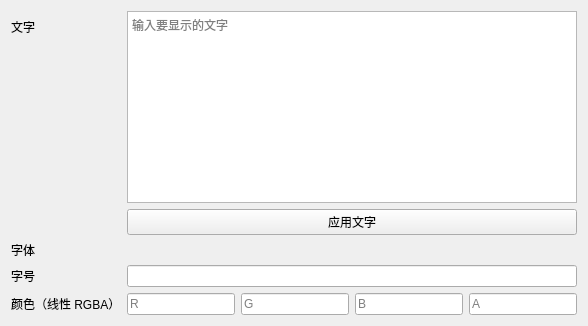
<?xml version="1.0" encoding="UTF-8"?>
<ui version="4.0">
 <class>TextComponentEditorForm</class>
 <widget class="QWidget" name="TextComponentEditorForm">
  <layout class="QFormLayout" name="formLayout">
   <property name="fieldGrowthPolicy"><enum>QFormLayout::AllNonFixedFieldsGrow</enum></property>
   <item row="0" column="0"><widget class="QLabel" name="textLabel"><property name="text"><string>文字</string></property></widget></item>
   <item row="0" column="1">
    <layout class="QVBoxLayout" name="textLayout">
     <item><widget class="QPlainTextEdit" name="textEdit"><property name="minimumHeight" stdset="0"><number>52</number></property><property name="maximumHeight" stdset="0"><number>104</number></property><property name="placeholderText"><string>输入要显示的文字</string></property></widget></item>
     <item><widget class="QPushButton" name="applyTextButton"><property name="text"><string>应用文字</string></property></widget></item>
    </layout>
   </item>
   <item row="1" column="0"><widget class="QLabel" name="fontLabel"><property name="text"><string>字体</string></property></widget></item>
   <item row="1" column="1"><widget class="ResourceField" name="fontField"><property name="toolTip"><string>空引用使用内置字体。</string></property></widget></item>
   <item row="2" column="0"><widget class="QLabel" name="fontSizeLabel"><property name="text"><string>字号</string></property></widget></item>
   <item row="2" column="1"><widget class="QLineEdit" name="fontSizeEdit"/></item>
   <item row="3" column="0"><widget class="QLabel" name="colorLabel"><property name="text"><string>颜色（线性 RGBA）</string></property></widget></item>
   <item row="3" column="1">
    <layout class="QHBoxLayout" name="colorLayout">
     <item><widget class="QLineEdit" name="redEdit"><property name="placeholderText"><string>R</string></property></widget></item>
     <item><widget class="QLineEdit" name="greenEdit"><property name="placeholderText"><string>G</string></property></widget></item>
     <item><widget class="QLineEdit" name="blueEdit"><property name="placeholderText"><string>B</string></property></widget></item>
     <item><widget class="QLineEdit" name="alphaEdit"><property name="placeholderText"><string>A</string></property></widget></item>
    </layout>
   </item>
  </layout>
 </widget>
 <customwidgets>
  <customwidget><class>ResourceField</class><extends>QWidget</extends><header>ResourceField.h</header></customwidget>
 </customwidgets>
 <resources/>
 <connections/>
</ui>
